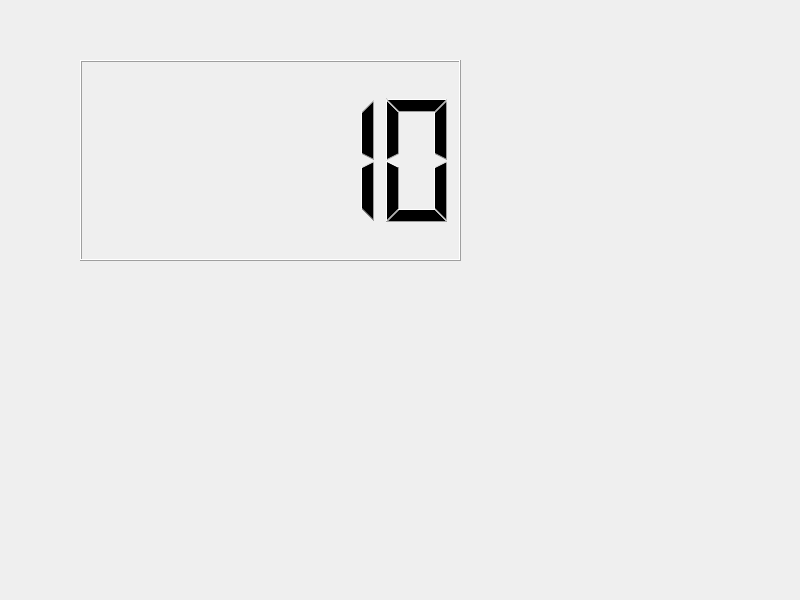
<?xml version="1.0" encoding="UTF-8"?>
<ui version="4.0">
 <class>Widget</class>
 <widget class="QWidget" name="Widget">
  <property name="geometry">
   <rect>
    <x>0</x>
    <y>0</y>
    <width>800</width>
    <height>600</height>
   </rect>
  </property>
  <property name="windowTitle">
   <string>Widget</string>
  </property>
  <widget class="QLCDNumber" name="lcdNumber">
   <property name="geometry">
    <rect>
     <x>80</x>
     <y>60</y>
     <width>381</width>
     <height>201</height>
    </rect>
   </property>
   <property name="intValue" stdset="0">
    <number>10</number>
   </property>
  </widget>
 </widget>
 <resources/>
 <connections/>
</ui>
